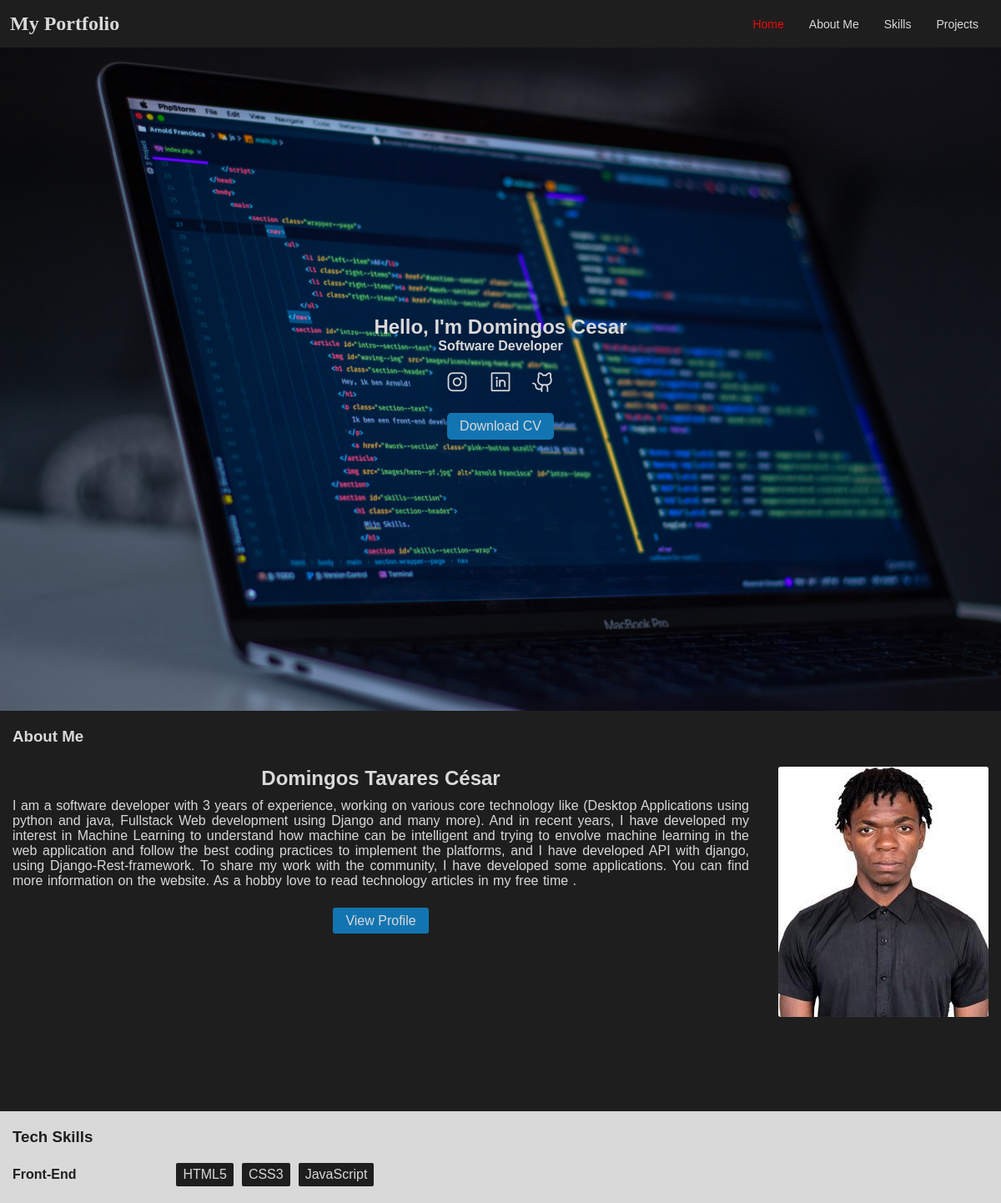
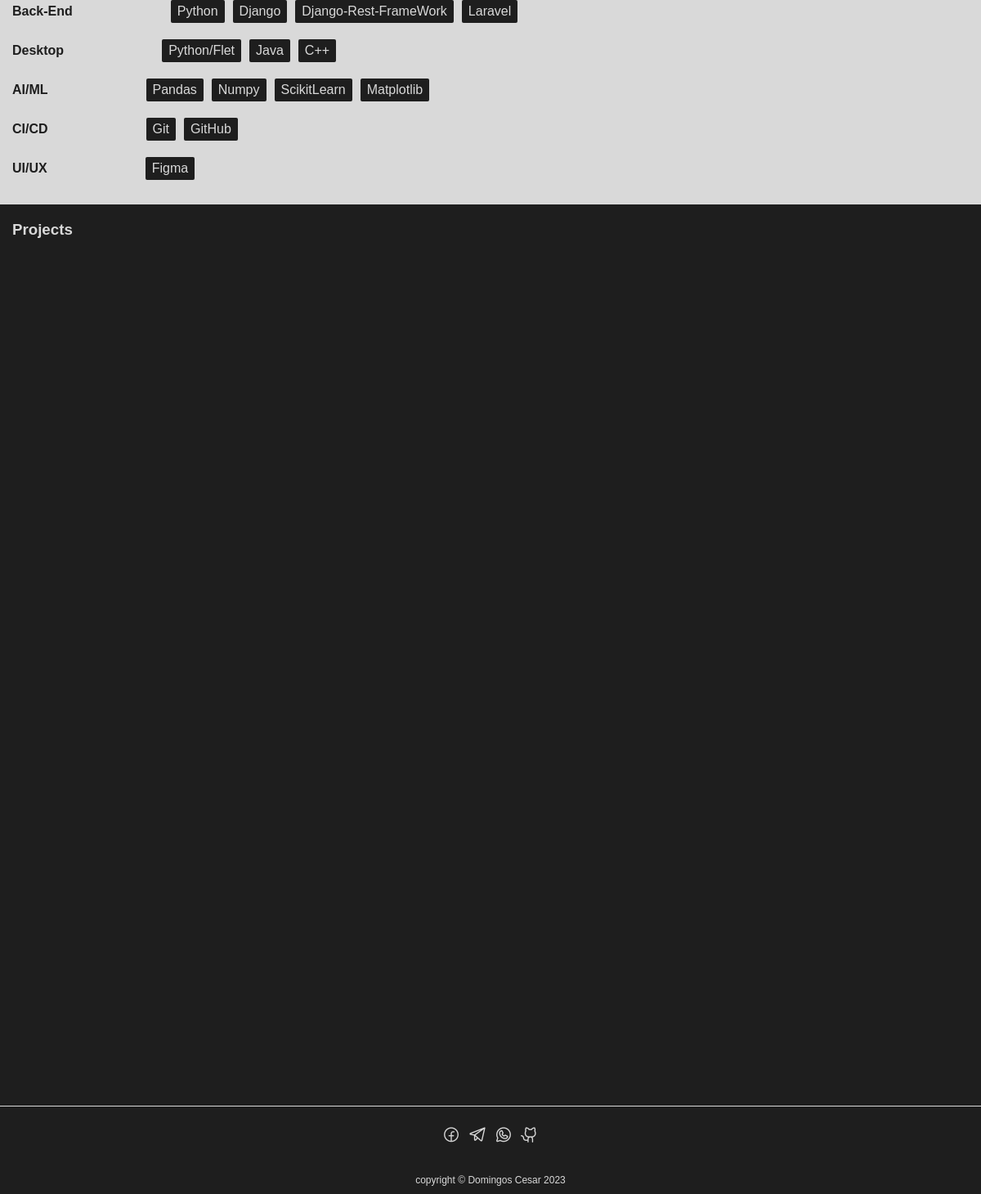
The page / on the database its author committed (2 pictures, top to bottom).
### projects/models.py (models this page shows, shortened)
class User(AbstractUser):
    profile = models.ImageField(upload_to='profile/', null=True)
    about = models.TextField(null = False)
    cv = models.FileField(upload_to='profile/', null=True)
    def __str__(self) -> str:
        return self.username
    IMAGE_MAX_SIZE = (300, 300)

class Skill(models.Model):
    Types_choice = (
        ("Front-end", "F"), ("Back-end", "B"),
        ("Desktop", "D"), ("AI/ML", "ML"),
        ("CI/CD", "CC"), ("UI/UX", "U"),
        )
    name = models.CharField(max_length = 30, unique = True)
    types = models.CharField(max_length = 10, choices = Types_choice)
    class Meta:
        verbose_name = 'Skill'
        verbose_name_plural = 'Skills'

### projects/views.py (the view)
# urls.py: path('', views.index, name = "index"),
def index(request):
    skills = models.Skill.objects.all()
    projects = models.Project.objects.all()
    users = models.User.objects.all()
    us = models.User.objects.get(id = 1)
    return render(request, 'projects/index.html', context = {
        "skills" : skills,
        "projects" : projects,
        "users" : users,
        "us" : us,
    })

### projects/templates/projects/index.html (shortened to what this page needs)
{% extends 'base.html' %}
{% block content %}
    <section class="about" id="about">
       {% if user %}
       <h3>About Me</h3>
                <div class="personal-data hidden">
                    {% for user in users %}
                        <div class="apresentation">
                            <h1>{{ user.first_name }} {{ user.last_name }}</h1>
                            <p>
                                {{ user.about }}
                            </p>
                            <a href="#" id="btn_profile">View Profile</a>
                        </div>
                        <div class="profile">
                            <img src="{{ user.profile.url }}" alt="{{ user.username }}" id="profile">
                        </div>
                    {% endfor %}
                </div>
       {% endif %}
    </section>
    <section class="skill hidden" id="skill">
            <h3 >Tech Skills</h3>
            {% if skills %}
                <div class="tech">
                    <div class="type">
                        <h4>Front-End</h4>
                        <div class="tech-item">
                            {% for skill in skills %}
                                {% if skill.types == 'Front-end' %}
                                    <span>{{ skill.name }}</span>
                                {% endif %}
                            {% endfor %}
                        </div>
                    </div>
                    <div class="type">
                        <h4>Back-End</h4>
                        <div class="tech-item">
                            {% for skill in skills %}
                                {% if skill.types == 'Back-end' %}
                                    <span>{{ skill.name }}</span>
                                {% endif %}
                            {% endfor %}
                        </div>
                    </div>
                    <div class="type">
                        <h4>Desktop</h4>
                        <div class="tech-item">
                            {% for skill in skills %}
                                {% if skill.types == 'Desktop' %}
                                    <span>{{ skill.name }}</span>
                                {% endif %}
                            {% endfor %}
                        </div>
                    </div>
                    <div class="type">
                        <h4>AI/ML</h4>
                        <div class="tech-item">
                            {% for skill in skills %}
                                {% if skill.types == 'AI/ML' %}
                                    <span>{{ skill.name }}</span>
                                {% endif %}
                            {% endfor %}
                        </div>
                    </div>
                    <div class="type">
                        <h4>CI/CD</h4>
                        <div class="tech-item">
                            {% for skill in skills %}
                                {% if skill.types == 'CI/CD' %}
                                    <span>{{ skill.name }}</span>
                                {% endif %}
                            {% endfor %}
                        </div>
                    </div>
                    <div class="type">
                        <h4>UI/UX</h4>
                        <div class="tech-item">
                            {% for skill in skills %}
                                {% if skill.types == 'UI/UX' %}
                                    <span>{{ skill.name }}</span>
                                {% endif %}
                            {% endfor %}
                        </div>
                    </div>
                </div>
            {% endif %}
    </section>
    <section class="projects hidden" id="project">
            <h3>Projects</h3>
            {% if projects %}
                <div class="container">
                </div>
            {% else %}
                <span>Nao exite projectos</span>
            {% endif %}
    </section>
{% endblock content %}

### static/css/estilo.css (style rules this page uses)
* { margin: 0; padding: 0; box-sizing: border-box; }
.container { margin-top: 52px; width: 100%; }
.about { width: 100%; height: 60vh; background-color: #1e1e1e; color: #d9d9d9; padding: 20px 15px; font-family: Arial, Helvetica, sans-serif; }
.about .personal-data { display: flex; flex-direction: row; justify-content: space-between; padding: 25px 0px; }
.about .personal-data .apresentation { margin-right: 15px; padding-right: 20px; text-align: center; }
.about .personal-data .apresentation h1 { margin-bottom: 5px; }
.about .personal-data .apresentation p { word-spacing: 1px; padding: 5px 0; text-align: justify; font-size: 16px; margin-bottom: 25px; }
.about .personal-data .apresentation #btn_profile { color: #d9d9d9; text-decoration: none; padding: 7px 15px; background-color: #1275b1; margin-top: 18px; border-radius: 3px; }
.about .personal-data .profile img { border-radius: 3px; }
.skill { background-color: #d9d9d9; width: 100%; height: auto; padding: 20px 15px; color: #1e1e1e; font-family: Arial, Helvetica, sans-serif; }
.skill h3 { margin-bottom: 10px; }
.skill .tech { display: flex; flex-direction: column; }
.skill .tech .type { display: flex; flex-direction: row; flex-wrap: wrap; align-items: center; }
.skill .tech .type .tech-item { display: flex; flex-direction: row; flex-wrap: wrap; padding: 10px 0 10px 15px; margin: 0 0 0 100px; }
.skill .tech .type .tech-item span { margin: 0 5px; padding: 5px 8px; border-radius: 2px; background-color: #1e1e1e; color: #d9d9d9; }
.projects { width: 100%; height: auto; background-color: #1e1e1e; color: #d9d9d9; font-family: Arial, Helvetica, sans-serif; padding: 20px 15px; }
.projects .container { width: 100%; display: flex; justify-content: center; align-items: center; max-width: 1200px; flex-wrap: wrap; z-index: 1; }

### rows shown on the page
User: first_name "Domingos Tavares", last_name "César", about "I am a software developer with 3 years of experience, working on various core technology like (Desktop Applications using python and java, Fullstack Web development using Django and many more). And in recent years, I have developed my interest in Machine Learning to understand how machine can be intelligent and trying to envolve machine learning in the web application and follow the best coding practices to implement the platforms, and I have developed API with django, using Django-Rest-framework. To share my work with the community, I have developed some applications. You can find more information on the website. As a hobby love to read technology articles in my free time .", profile (picture)
Skill: name "HTML5"
Skill: name "CSS3"
Skill: name "JavaScript"
Skill: name "Python"
Skill: name "Django"
Skill: name "Django-Rest-FrameWork"
Skill: name "Laravel"
Skill: name "Python/Flet"
Skill: name "Java"
Skill: name "C++"
Skill: name "Pandas"
Skill: name "Numpy"
Skill: name "ScikitLearn"
Skill: name "Matplotlib"
Skill: name "Git"
Skill: name "GitHub"
Skill: name "Figma"
